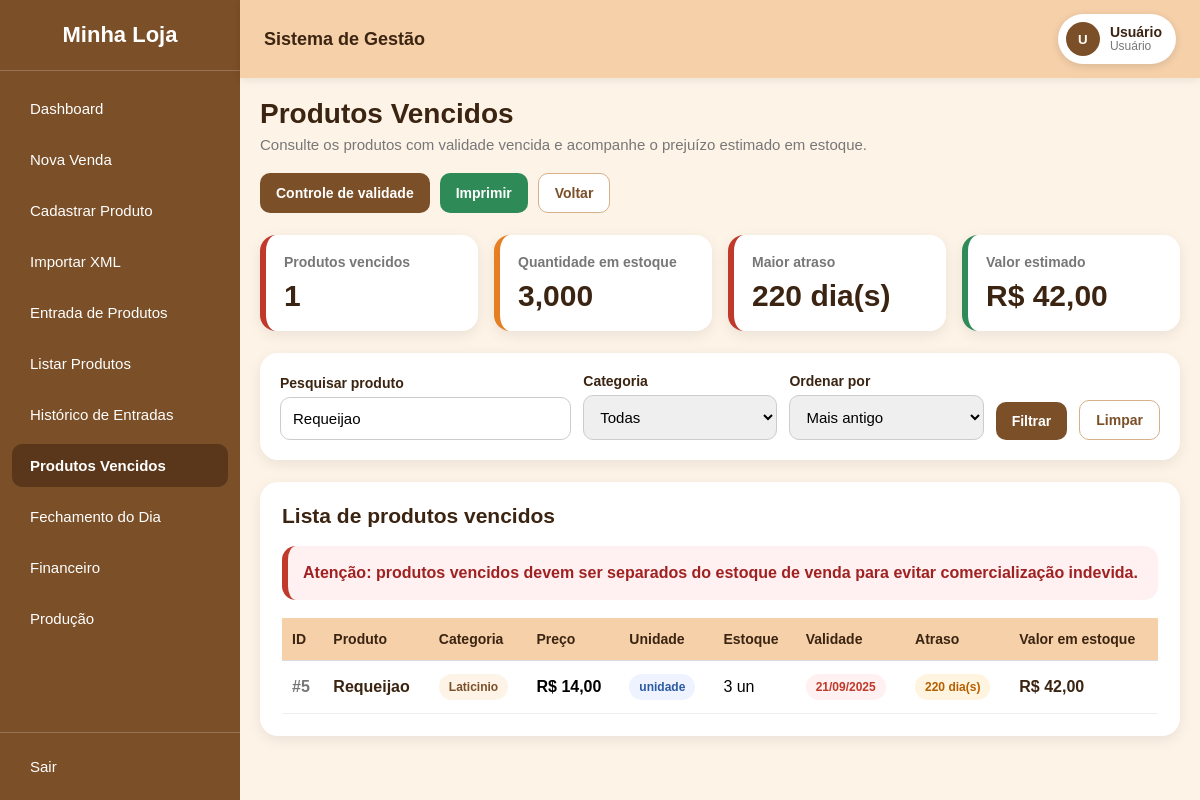
The app's page /views/vencidos.php?busca=Requeijao (signed in) with its own data.
### tables this page shows
CREATE TABLE `produtos` (
  `id` int(11) NOT NULL AUTO_INCREMENT,
  `nome` varchar(100) NOT NULL,
  `preco` decimal(10,2) NOT NULL DEFAULT 0.00,
  `unidade_medida` enum('unidade','kg') NOT NULL DEFAULT 'unidade',
  `categoria` varchar(50) DEFAULT NULL,
  `validade` date DEFAULT NULL,
  `estoque` decimal(10,3) NOT NULL DEFAULT 0.000,
  `estoque_minimo` decimal(10,3) NOT NULL DEFAULT 5.000,
  `criado_em` timestamp NOT NULL DEFAULT current_timestamp(),
  PRIMARY KEY (`id`),
  KEY `idx_produtos_nome` (`nome`),
  KEY `idx_produtos_categoria` (`categoria`),
  KEY `idx_produtos_validade` (`validade`)
);

### utils.php (called while the page is built, shortened)
<?php
function e($str) {
    return htmlspecialchars($str ?? '', ENT_QUOTES, 'UTF-8');
}

### views/vencidos.php (the view, shortened to what this page needs)
<?php
require_once __DIR__ . '/../pdo.php';
require_once __DIR__ . '/../utils.php';
$busca = trim($_GET['busca'] ?? '');
$ordenar = $_GET['ordenar'] ?? 'mais_antigo';
$where = [
    "validade IS NOT NULL",
    "validade < CURDATE()"
];
$params = [];
if ($busca !== '') {
    $where[] = "nome LIKE ?";
    $params[] = "%{$busca}%";
}
$orderSql = "validade ASC";
$whereSql = implode(" AND ", $where);
$stmt = $pdo->prepare("
    SELECT
        id,
        nome,
        preco,
        unidade_medida,
        categoria,
        validade,
        estoque,
        estoque_minimo,
        DATEDIFF(CURDATE(), validade) AS dias_vencido,
        (preco * estoque) AS valor_em_estoque
    FROM produtos
    WHERE {$whereSql}
    ORDER BY {$orderSql}
");
$stmt->execute($params);
$produtos = $stmt->fetchAll(PDO::FETCH_ASSOC);
$total_produtos = count($produtos);
$total_estoque = 0;
$total_valor = 0;
$maior_atraso = 0;
foreach ($produtos as $p) {
    $total_estoque += (float)$p['estoque'];
    $total_valor += (float)$p['valor_em_estoque'];
    if ((int)$p['dias_vencido'] > $maior_atraso) {
        $maior_atraso = (int)$p['dias_vencido'];
    }
}
function formatarQuantidadeVencidos($quantidade, $unidade)
{
    return number_format((float)$quantidade, 0, ',', '.') . ' un';
}
function formatarDataVencidos($data)
{
    return date('d/m/Y', strtotime($data));
}
include __DIR__ . '/layout.php';
?>
<div class="vencidos-page">
    <div class="vencidos-header">
        <div class="vencidos-title">
            <h2>Produtos Vencidos</h2>
            <p>Consulte os produtos com validade vencida e acompanhe o prejuízo estimado em estoque.</p>
        </div>
        <div class="vencidos-actions">
            <a href="validade.php" class="venc-btn-link venc-btn-primary">
                Controle de validade
            </a>
            <button type="button" class="venc-btn venc-btn-print" onclick="window.print()">
                Imprimir
            </button>
            <a href="dashboard.php" class="venc-btn-link venc-btn-secondary">
                Voltar
            </a>
        </div>
    </div>
    <div class="venc-stats">
        <div class="venc-stat-card">
            <span>Produtos vencidos</span>
            <h3><?= e($total_produtos) ?></h3>
        </div>
        <div class="venc-stat-card orange">
            <span>Quantidade em estoque</span>
            <h3><?= number_format($total_estoque, 3, ',', '.') ?></h3>
        </div>
        <div class="venc-stat-card">
            <span>Maior atraso</span>
            <h3><?= e($maior_atraso) ?> dia(s)</h3>
        </div>
        <div class="venc-stat-card green">
            <span>Valor estimado</span>
            <h3>R$ <?= number_format($total_valor, 2, ',', '.') ?></h3>
        </div>
    </div>
    <div class="venc-filter-card">
        <form method="GET" class="filtro-form">
            <div class="form-group">
                <label>Pesquisar produto</label>
                <input
                    type="text"
                    name="busca"
                    value="<?= e($busca) ?>"
                    placeholder="Digite o nome do produto"
                >
            </div>
            <div class="form-group">
                <label>Categoria</label>
                <select name="categoria">
                    <option value="">Todas</option>
                </select>
            </div>
            <div class="form-group">
                <label>Ordenar por</label>
                <select name="ordenar">
                    <option value="mais_antigo" <?= $ordenar === 'mais_antigo' ? 'selected' : '' ?>>
                        Mais antigo
                    </option>
                </select>
            </div>
            <button type="submit" class="venc-btn venc-btn-primary">
                Filtrar
            </button>
            <a href="vencidos.php" class="venc-btn-link venc-btn-secondary">
                Limpar
            </a>
        </form>
    </div>
    <?php if (count($produtos) > 0): ?>
        <div class="vencidos-card">
            <div class="card-header">
                <h3>Lista de produtos vencidos</h3>
            </div>
            <div class="alerta-box">
                Atenção: produtos vencidos devem ser separados do estoque de venda para evitar comercialização indevida.
            </div>
            <div class="table-wrap">
                <table class="vencidos-table">
                    <thead>
                        <tr>
                            <th>ID</th>
                            <th>Produto</th>
                            <th>Categoria</th>
                            <th>Preço</th>
                            <th>Unidade</th>
                            <th>Estoque</th>
                            <th>Validade</th>
                            <th>Atraso</th>
                            <th>Valor em estoque</th>
                        </tr>
                    </thead>
                    <tbody>
                        <?php foreach ($produtos as $p): ?>
                            <tr id="produto-row-<?= e($p['id']) ?>">
                                <td class="produto-id">#<?= e($p['id']) ?></td>
                                <td>
                                    <span class="produto-nome">
                                        <?= e($p['nome']) ?>
                                    </span>
                                </td>
                                <td>
                                    <span class="badge badge-cat">
                                        <?= e($p['categoria'] ?: 'Sem categoria') ?>
                                    </span>
                                </td>
                                <td>
                                    <strong>R$ <?= number_format((float)$p['preco'], 2, ',', '.') ?></strong>
                                </td>
                                <td>
                                    <span class="badge badge-info">
                                        <?= e($p['unidade_medida']) ?>
                                    </span>
                                </td>
                                <td>
                                    <?= e(formatarQuantidadeVencidos($p['estoque'], $p['unidade_medida'])) ?>
                                </td>
                                <td>
                                    <span class="badge badge-danger">
                                        <?= e(formatarDataVencidos($p['validade'])) ?>
                                    </span>
                                </td>
                                <td>
                                    <span class="badge badge-orange">
                                        <?= e($p['dias_vencido']) ?> dia(s)
                                    </span>
                                </td>
                                <td class="valor">
                                    R$ <?= number_format((float)$p['valor_em_estoque'], 2, ',', '.') ?>
                                </td>
                            </tr>
                        <?php endforeach; ?>
                    </tbody>
                </table>
            </div>
        </div>
    <?php endif; ?>
</div>
</div>
</div>
</div>
</body>
</html>

### views/layout.php (style rules this page uses)
* { margin:0; padding:0; box-sizing:border-box; }
body { font-family: Arial, sans-serif; }
button { padding:10px 15px; background:#7b4f27; color:white; border:none; border-radius:8px; cursor:pointer; }
input, select { width:100%; padding:10px; margin-top:5px; margin-bottom:15px; border-radius:8px; border:1px solid #ccc; }
table { width:100%; border-collapse:collapse; margin-top:15px; }
th, td { padding:10px; border-bottom:1px solid #ddd; text-align:left; }
th { background:#f5d0a9; }

### views/vencidos.php (style rules this page uses)
.vencidos-page { display:flex; flex-direction:column; gap:22px; }
.vencidos-header { display:flex; justify-content:space-between; align-items:center; gap:20px; flex-wrap:wrap; }
.vencidos-title h2 { font-size:28px; color:#3b2411; margin-bottom:6px; }
.vencidos-title p { color:#777; font-size:15px; }
.vencidos-actions { display:flex; gap:10px; flex-wrap:wrap; }
.venc-btn, .venc-btn-link { border:0; border-radius:10px; padding:11px 16px; cursor:pointer; font-weight:bold; font-size:14px; text-decoration:none; display:inline-flex; align-items:center; justify-content:center; transition:0.3s; }
.venc-btn-primary { background:#7b4f27; color:white; }
.venc-btn-secondary { background:white; color:#7b4f27; border:1px solid #d6b089; }
.venc-btn-print { background:#2e8b57; color:white; }
.venc-stats { display:grid; grid-template-columns:repeat(auto-fit, minmax(210px, 1fr)); gap:16px; }
.venc-stat-card { background:white; border-radius:16px; padding:18px; box-shadow:0 4px 14px rgba(0,0,0,0.08); border-left:6px solid #c0392b; }
.venc-stat-card span { color:#777; font-weight:bold; font-size:14px; }
.venc-stat-card h3 { margin-top:8px; color:#3b2411; font-size:30px; }
.venc-stat-card.orange { border-left-color:#e67e22; }
.venc-stat-card.green { border-left-color:#2e8b57; }
.venc-filter-card { background:white; border-radius:18px; padding:20px; box-shadow:0 4px 14px rgba(0,0,0,0.08); }
.filtro-form { display:grid; grid-template-columns:1.5fr 1fr 1fr auto auto; gap:12px; align-items:end; }
.form-group label { display:block; color:#3b2411; font-weight:bold; margin-bottom:6px; font-size:14px; }
.form-group input, .form-group select { margin:0; width:100%; padding:12px; border-radius:10px; border:1px solid #ccc; font-size:15px; }
.vencidos-card { background:white; border-radius:18px; padding:22px; box-shadow:0 4px 14px rgba(0,0,0,0.08); }
.card-header { display:flex; justify-content:space-between; align-items:center; gap:15px; flex-wrap:wrap; margin-bottom:18px; }
.card-header h3 { color:#3b2411; font-size:21px; }
.alerta-box { background:#fff1f1; color:#a02121; border-left:6px solid #c0392b; padding:15px; border-radius:14px; line-height:1.5; margin-bottom:18px; font-weight:bold; }
.table-wrap { width:100%; overflow-x:auto; }
.vencidos-table { width:100%; border-collapse:collapse; margin-top:0; }
.vencidos-table th { background:#f5d0a9; color:#3b2411; padding:13px 10px; font-size:14px; white-space:nowrap; }
.vencidos-table td { padding:13px 10px; border-bottom:1px solid #eee; vertical-align:middle; }
.produto-id { color:#777; font-weight:bold; }
.produto-nome { color:#3b2411; font-weight:bold; }
.badge { display:inline-block; padding:6px 10px; border-radius:20px; font-size:12px; font-weight:bold; white-space:nowrap; }
.badge-danger { background:#fff1f1; color:#c0392b; }
.badge-orange { background:#fff4df; color:#b45f00; }
.badge-info { background:#eef3ff; color:#2c5aa0; }
.badge-cat { background:#fdf3e7; color:#7b4f27; }
.valor { font-weight:bold; color:#3b2411; }

### records on screen
produtos: id "5", nome "Requeijao", categoria "Laticinio", preco "14,00", unidade_medida "unidade", formatarQuantidadeVencidos($p['estoque'], $p['unidade_medida']) "3 un", validade "21/09/2025", dias_vencido "220", valor_em_estoque "42,00"

### other values on screen
$primeira_letra "U"
$usuario_nome "Usuário"
$total_produtos "1"
$total_estoque "3,000"
$maior_atraso "220"
$total_valor "42,00"
